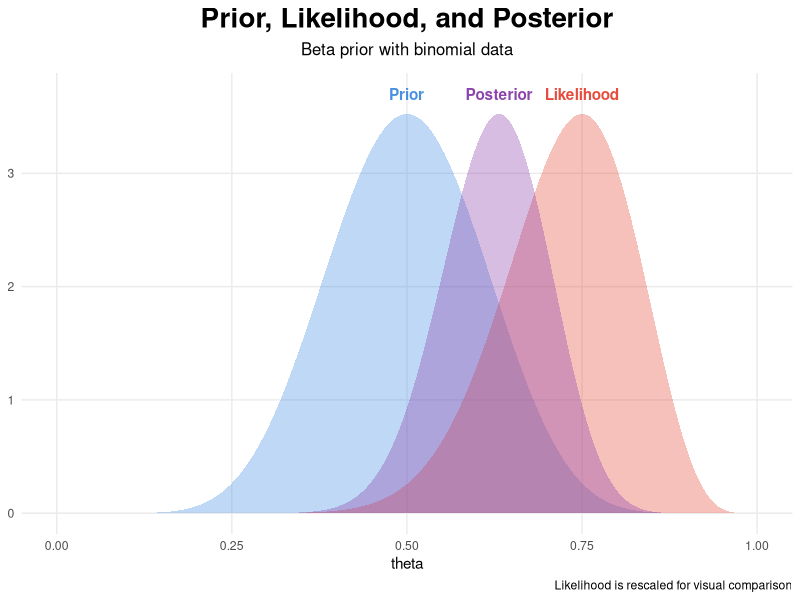

Generate this figure with R:
# Title: Bayesian Shot Simulation
# Author: Jacob Bustamante
# Description:
# Simulates Bernoulli shots and visualizes prior, likelihood, and posterior.

set.seed(1014)

library(ggplot2)

N <- 20
# Simulate N Bernoulli trials with success probability 0.7
shots <- ifelse(rbinom(N, size=1, prob=0.7) == 1, "goal", "miss")

# Goals count
nGoal <- sum(shots == "goal")
theta <- seq(0, 1, length.out = 1000)

# beta prior centered at 0.5
prior <- dbeta(theta, 10, 10)

# Binomial likelihood as a function of theta
likelihood <- dbinom(nGoal, size = N, prob = theta)

posterior <- dbeta(theta, 10 + nGoal, 10 + (N - nGoal))

# Scale likelihood and posterior for visual comparison
prior_plot <- prior
likelihood_plot <- (likelihood / max(likelihood)) * max(prior)
posterior_plot <- posterior * max(prior) / max(posterior)

df <- data.frame(
    theta = theta,
    prior = prior_plot,
    likelihood = likelihood_plot,
    posterior = posterior_plot
)

prior_x <- theta[which.max(prior_plot)]
prior_y <- max(prior_plot)

lik_x <- theta[which.max(likelihood_plot)]
lik_y <- max(likelihood_plot)

post_x <- theta[which.max(posterior_plot)]
post_y <- max(posterior_plot)

p <- ggplot(df, aes(x = theta)) +
    geom_area(aes(y = prior, fill = "Prior"), alpha = 0.35) +  
    geom_area(aes(y = likelihood, fill = "Likelihood"), alpha = 0.35) +
    geom_area(aes(y = posterior, fill = "Posterior"), alpha = 0.35) +
    scale_fill_manual(values = c(
        "Prior" = "#4A90E2",
        "Likelihood" = "#E74C3C",
        "Posterior" = "#8E44AD"
    )) +
    labs(
        fill = NULL,
        title = "Prior, Likelihood, and Posterior",
        subtitle = "Beta prior with binomial data",
        x = "theta",
        y = NULL,
        caption = "Likelihood is rescaled for visual comparison"
    ) +
    theme_minimal() +
    theme(
        legend.position = "none",
        plot.title = element_text(size = 20, face = "bold", hjust = 0.5),
        plot.subtitle = element_text(size = 12, hjust = 0.5, margin = margin(b=10)),
        panel.grid.minor = element_blank()
    )  +
  annotate("text", x = prior_x, y = prior_y * 1.05,
           label = "Prior", color = "#4A90E2", fontface = "bold") +
  annotate("text", x = lik_x, y = lik_y * 1.05,
           label = "Likelihood", color = "#E74C3C", fontface = "bold") +
  annotate("text", x = post_x, y = post_y * 1.05,
           label = "Posterior", color = "#8E44AD", fontface = "bold")

print(sprintf("For %d shots, we had %d goals.", N, nGoal))

ggsave("prior_likelihood_posterior_plot.png", plot=p, width = 8, height = 5, dpi = 300)
